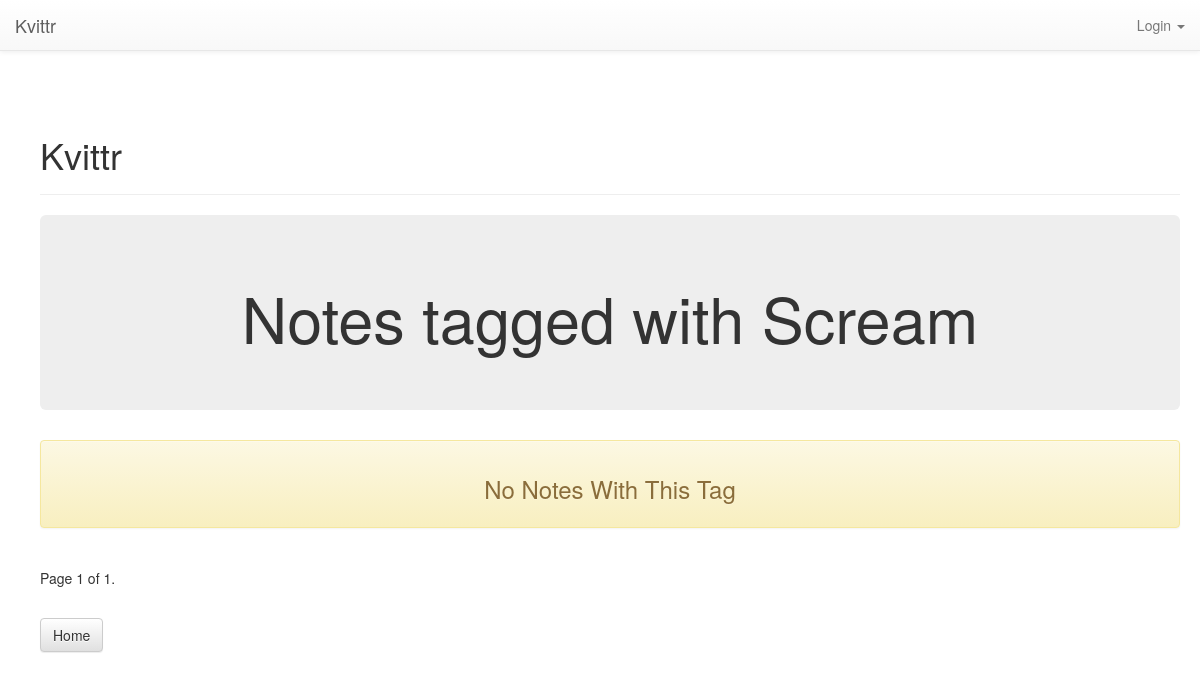
Page /notes/tags/scream/ on the earlier database version.
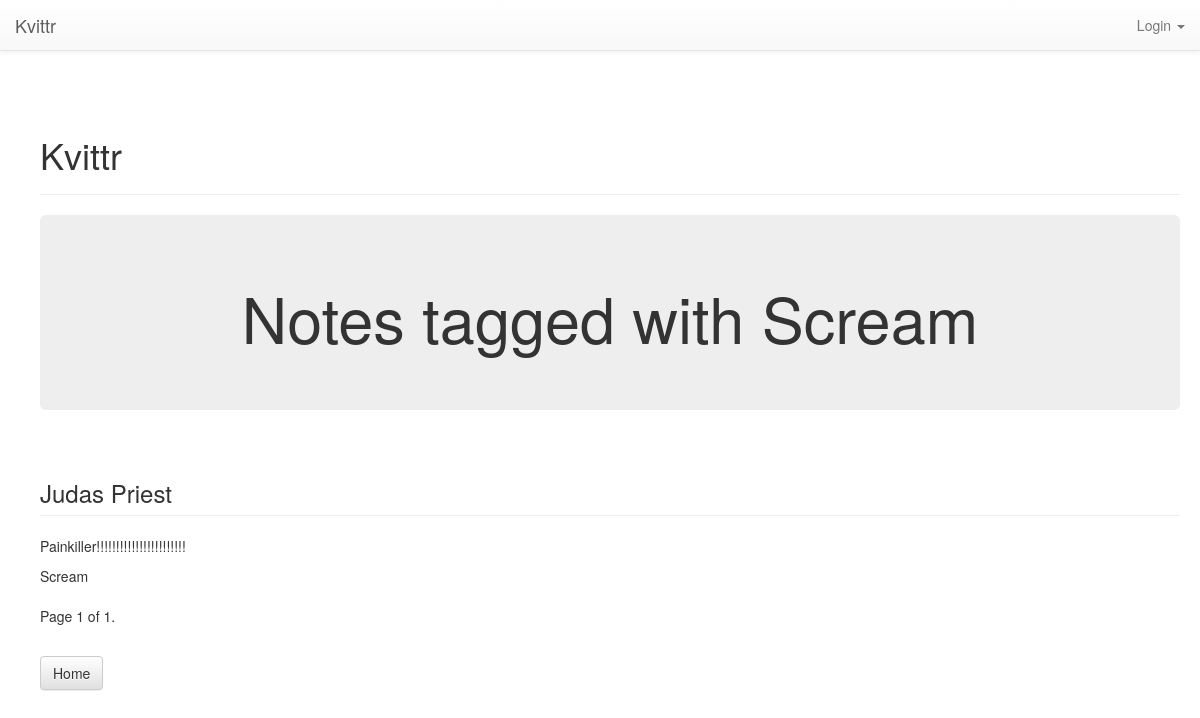
Same page on the later database version.
### notes/models.py (models this page shows, shortened)
class Tag(models.Model):
	label = models.CharField(max_length = 30)
	slug = models.SlugField(max_length=30)
	def __unicode__(self):
		return self.label

class Note(models.Model):
	label = models.CharField(max_length = 30)
	body = models.TextField()
	timestamp = models.DateTimeField(auto_now_add=True)
	tags = models.ManyToManyField('Tag', related_name='notes')
	author = models.ForeignKey(User)
	num_likes = models.PositiveIntegerField(default=0)

### notes/views.py (the view)
# urls.py: url(r'^tags/(?P<slug>[-\w]+)/$', tag_search, name='tagsearch'),
def tag_search(request, **kwargs):
	slug = kwargs['slug']
	tag = get_object_or_404(Tag, slug=slug)
	notes = tag.notes.all()
	page_number = request.GET.get('page')
	paginator = Paginator(notes, 5)
	try:
		notes = paginator.page(page_number)
	except PageNotAnInteger:
		notes = paginator.page(1)
	except EmptyPage:
		notes = paginator.page(paginator.num_pages)
	context = {
		'notes': notes,
		'tag': tag}
	return render(request, 'notes/tagsearch.html', context)

### templates/notes/tagsearch.html (shortened to what this page needs)
{% extends 'base.html' %}
{% block pagecontent %}
<div class="jumbotron">
	<h1 align="center">Notes tagged with {{tag}}</h1>
</div>
<div class="row">
	<div class="col-sm-12">
		{% if notes %}
			{% for note in notes %}
				<h3 class="page-header">{{note.label}}</h3>
				{{note.body|linebreaks}}
					{% for tag in note.tags.all %}
						{{tag}}{% if not forloop.last%} | {% endif %}
					{% endfor%}
			{% endfor%}
		{% else %}
			<div class="alert alert-warning" align="center">
				<h3>No Notes With This Tag</h3>
			</div>
		{% endif%}
	</div>
</div>
<div class="pagination">
	<span class"step-links">
		<span class="current">
			Page {{ notes.number }} of {{ notes.paginator.num_pages }}.
		</span>
	</span>
</div>
{% if user.is_authenticated %}
	<div class="clear-both">
		<a href="{% url 'notes:index'%}" class="btn btn-default margin-top10" role="button">Back</a>
	</div>
{% else %}
	<div class="clear-both">
		<a href="{% url 'home'%}" class="btn btn-default margin-top10" role="button">Home</a>
	</div>
{% endif %}
{% endblock pagecontent %}

Differences in the rows shown:
added Note: label "Judas Priest", body "Painkiller!!!!!!!!!!!!!!!!!!!!!!!", Tag (label "Scream")
Other differences:
text no longer shown: "No Notes With This Tag"
